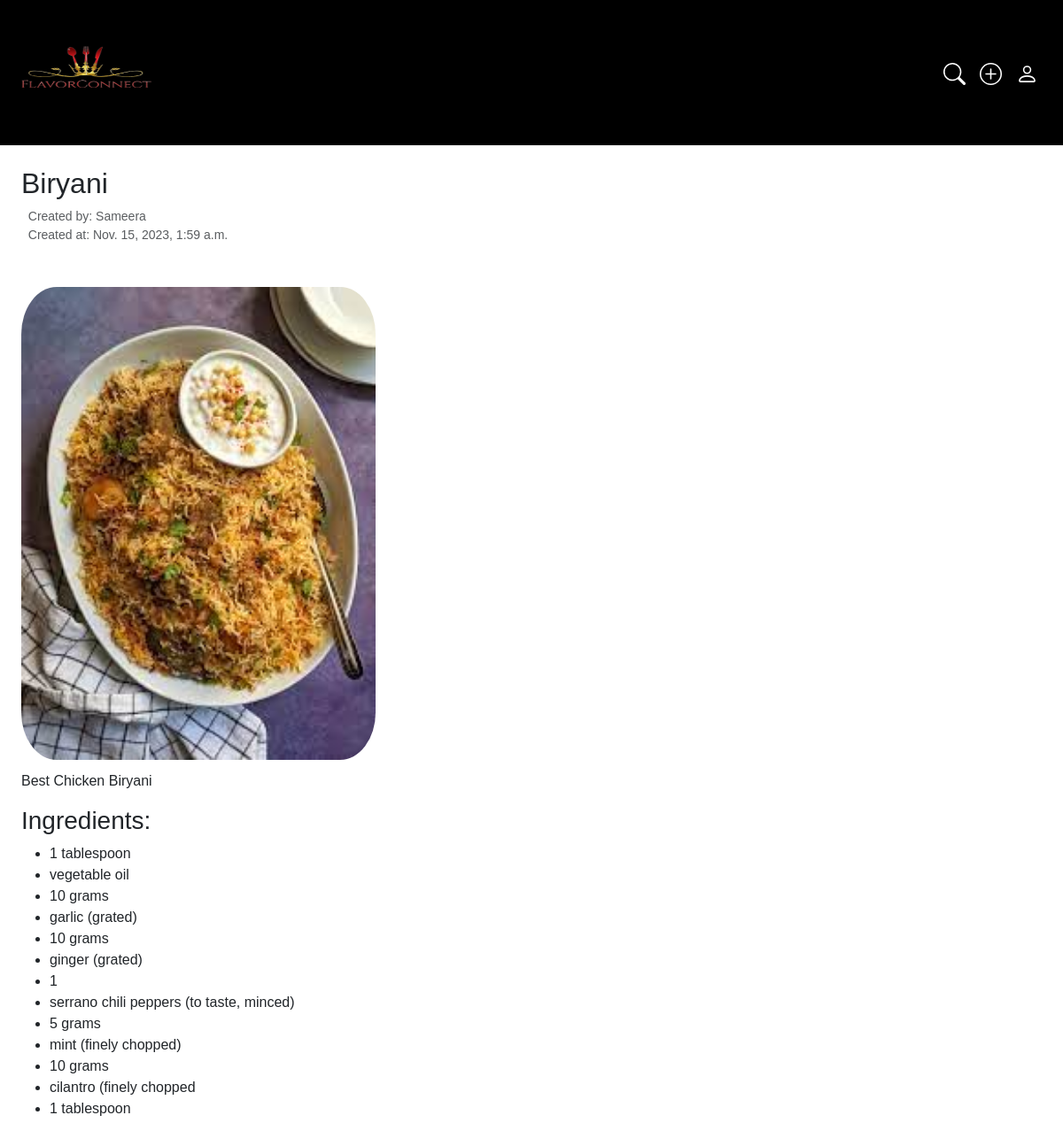
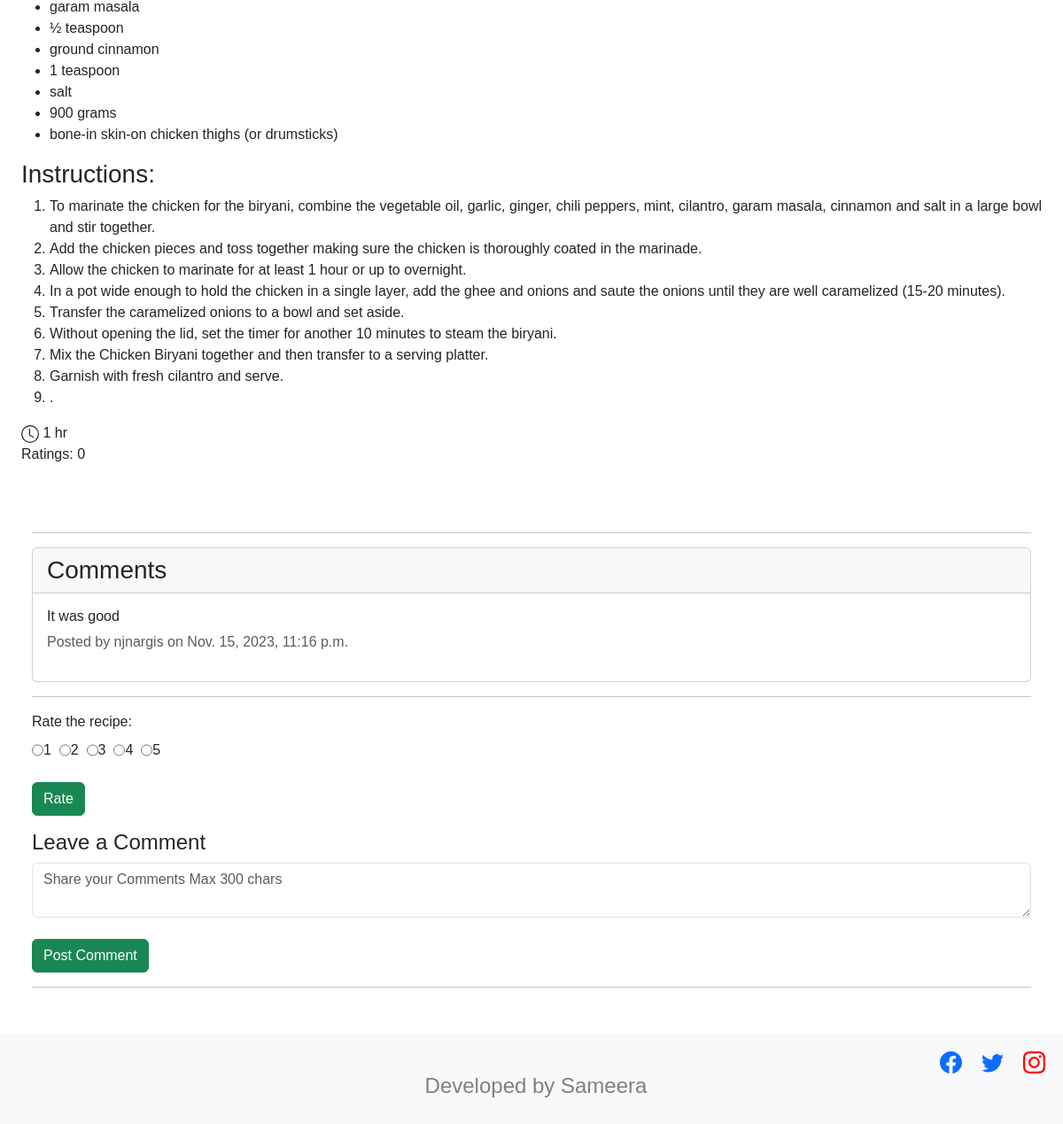
The page /recipe_detail/1/ on the database its author committed (2 pictures, top to bottom).
### myrecpies/models.py (models this page shows)
class Recipe(models.Model):
    user = models.ForeignKey(User,on_delete=models.CASCADE)
    recipe_name = models.CharField(max_length=100)
    recipe_ingridents = models.CharField(max_length=100)
    recipe_description = models.TextField()
    instructions = models.TextField(default=None)
    cooking_time = models.TextField(default=None)
    created_at = models.DateTimeField(auto_now_add=True)
    recipe_image = models.ImageField(upload_to="recepie")
    def average_rating(self):
        total_ratings = Rating.objects.filter(recipe_name=self).count()
        if total_ratings > 0:
            total_score = Rating.objects.filter(recipe_name=self).aggregate(models.Sum('score'))['score__sum']
            average_score = total_score / total_ratings
            return round(average_score, 2)
        return 0

class Comment(models.Model):
    user = models.ForeignKey(User, on_delete=models.CASCADE)
    recipe_name = models.ForeignKey(Recipe, on_delete=models.CASCADE)
    content = models.TextField()
    created_at = models.DateTimeField(auto_now_add=True)

### myrecpies/views.py (the view, shortened to what this page needs)
# urls.py: path('recipe_detail/<id>/',recipe_detail,name = 'recipe_detail'),
def recipe_detail(request,id):
    queryset = Recipe.objects.get(id=id)
    ingredients = queryset.recipe_ingridents.split('\n')
    instructions = queryset.instructions.split('.')
    comments = Comment.objects.filter(recipe_name=queryset).order_by('-created_at')
    average_rating = Rating.objects.filter(recipe_name=queryset).aggregate(Avg('score'))['score__avg']
    context = {'recipes': queryset,
               'ingredients':ingredients,
               'instructions':instructions,
               'average_rating':average_rating,
               'comments': comments}
    return render(request,"recipedetail.html",context)

### myrecpies/templates/recipedetail.html (shortened to what this page needs)
{% extends "base.html" %}
{% block start %}
    <div style="padding: 2%;">
    <h2 >{{recipes.recipe_name}}</h2>
    <div id="passwordHelpBlock" class="form-text">
      &nbsp;&nbsp;Created by: {{recipes.user.first_name}}<br>
      &nbsp;&nbsp;Created at: {{recipes.created_at}}
    </div>
  </div>
    <div style="padding: 2%; text-align: justify;">
    <img src="/media/{{recipes.recipe_image}}" class="card-text" alt="Image" width="400px" height="400px" style=" border-radius: 10%;max-width: 100%;height: auto;">
    <p style="padding-top : 1%;text-align: justify;">
      {{recipes.recipe_description}}
    </p>
    <p>
      <h3 >Ingredients:</h3>
      <ul>
        {% for ingredient in ingredients %}
          <li>{{ ingredient }}</li>
        {% endfor %}
      </ul>
    </p>
    <p >
      <h3>Instructions:</h3>
      <ol>
        {% for instruction in instructions %}
          <li>{{ instruction }}.</li>
        {% endfor %}
      </ol>
    </p>
    <svg xmlns="http://www.w3.org/2000/svg" width="20" height="20" fill="currentColor" class="bi bi-clock" viewBox="0 0 16 16">
      <path d="M8 3.5a.5.5 0 0 0-1 0V9a.5.5 0 0 0 .252.434l3.5 2a.5.5 0 0 0 .496-.868L8 8.71V3.5z"/>
      <path d="M8 16A8 8 0 1 0 8 0a8 8 0 0 0 0 16zm7-8A7 7 0 1 1 1 8a7 7 0 0 1 14 0z"/>
    </svg> {{recipes.cooking_time}}
    <br>
    Ratings: {{recipes.average_rating}}
  </div>
  <div style="padding: 3%;">
    <hr>
  <div class="card">
    <h3 class="card-header">Comments</h3>
    {% for comment in comments %}
    <div class="card-body">
          <h6 class="card-title">{{ comment.content }}</h6>
          <div class="text-muted">
            Posted by {{ comment.user.username }} on {{ comment.created_at }}
          </div>
    </div>
    {% empty %}
        <p style="padding: 2%;">No comments yet.</p>
    {% endfor %}
  </div>
<hr>
        {% if request.user != recipes.user %}
        <div class="rating-form">
          <form method="POST" enctype="multipart/form-data">
            <div class="mb-3">
                <label for="rating" class="form-label">Rate the recipe:</label><br>
                <div style="display: flex;flex-direction: row;margin-right: 10px;">
                <input type="radio" id="rating1" name="score" value="1"  required>
                <label for="rating1">1</label>&nbsp;&nbsp;
                <input type="radio" id="rating2" name="score" value="2"  required>
                <label for="rating2">2</label>&nbsp;&nbsp;
                <input type="radio" id="rating3" name="score" value="3"  required>
                <label for="rating3">3</label>&nbsp;&nbsp;
                <input type="radio" id="rating4" name="score" value="4"  required>
                <label for="rating4">4</label>&nbsp;&nbsp;
                <input type="radio" id="rating5" name="score" value="5"  required>
                <label for="rating5">5</label>&nbsp;&nbsp;
                </div>
                <br>
                <div class="mb-3">
                  <button type="submit" class="btn btn-success">Rate</button>
                  </div>
            </div>
          </form>
        </div>
        {% endif %}
        <div class="comment-form">
          <h4>Leave a Comment</h4>
          <form method="POST" anctype="multipart/form-data">
            <textarea class="form-control" name = "content" placeholder="Share your Comments Max 300 chars" maxlength="300" minlength="2"></textarea>
            <br>
            <div class="mb-3 col-6 ">
              <button type="submit" class="btn btn-success">Post Comment</button>
              </div>
          </form>
          <hr>
      </div>
    </div>
{% endblock %}

### myrecpies/templates/base.html (shortened to what this page needs)
<!DOCTYPE html>
<html lang="en">
<head>
     <link href="https://cdn.jsdelivr.net/npm/bootstrap@5.0.2/dist/css/bootstrap.min.css" rel="stylesheet"
>
     <link rel="stylesheet" href="https://cdnjs.cloudflare.com/ajax/libs/twitter-bootstrap/5.5.0/css/bootstrap.min.css">
</head>
<body style = "font-family:Arial, Helvetica, sans-serif;">
  <nav class="navbar navbar-expand-lg  navbar-dark bg-black py-4" style="background-color: #221e1e";>
    <div class="container-fluid justify-content-between">
        <div class="d-flex">
          <a class="navbar-brand me-2 mb-1 d-flex align-items-center" href="/ ">
            <img
              src="/media/image/SamLogo.png"
              height="100"
              width="150"
              alt="MDB Logo"
              loading="lazy"
              style="margin-top: 2px;margin-left:10px;"
            />
          </a>
        </div>
      <ul class="navbar-nav d-flex flex-row">
      <li class="nav-item me-3 me-lg-0">
        <a class="navbar-brand" href="/search">
        <svg xmlns="http://www.w3.org/2000/svg" width="25" height="25" fill="white" class="bi bi-search" viewBox="0 0 16 16">
          <path d="M11.742 10.344a6.5 6.5 0 1 0-1.397 1.398h-.001c.03.04.062.078.098.115l3.85 3.85a1 1 0 0 0 1.415-1.414l-3.85-3.85a1.007 1.007 0 0 0-.115-.1zM12 6.5a5.5 5.5 0 1 1-11 0 5.5 5.5 0 0 1 11 0z"/>
        </svg>
      </a>
      </li>
        {% if user.is_authenticated %}
        <li class="nav-item me-3 me-lg-0">
        <a class=" navbar-brand" href="/addrecipe">
        <svg xmlns="http://www.w3.org/2000/svg" width="25" height="25" fill="white" class="bi bi-plus-circle" viewBox="0 0 16 16">
          <path d="M8 15A7 7 0 1 1 8 1a7 7 0 0 1 0 14zm0 1A8 8 0 1 0 8 0a8 8 0 0 0 0 16z"/>
          <path d="M8 4a.5.5 0 0 1 .5.5v3h3a.5.5 0 0 1 0 1h-3v3a.5.5 0 0 1-1 0v-3h-3a.5.5 0 0 1 0-1h3v-3A.5.5 0 0 1 8 4z"/>
        </svg>
        </a>
      </li>
        {% else %}
        <li class="nav-item me-3 me-lg-0">
          <a class="navbar-brand" href="/login_page">
          </a>
        </li>
        {% endif %}
        {% if user.is_authenticated %}
        <li class="nav-item me-3 me-lg-0">
        <a class="nav-brand" href ="/profile/{{request.user.id}}">
          <svg xmlns="http://www.w3.org/2000/svg" width="25" height="25" fill="white" class="bi bi-person" viewBox="0 0 16 16">
            <path d="M8 8a3 3 0 1 0 0-6 3 3 0 0 0 0 6Zm2-3a2 2 0 1 1-4 0 2 2 0 0 1 4 0Zm4 8c0 1-1 1-1 1H3s-1 0-1-1 1-4 6-4 6 3 6 4Zm-1-.004c-.001-.246-.154-.986-.832-1.664C11.516 10.68 10.289 10 8 10c-2.29 0-3.516.68-4.168 1.332-.678.678-.83 1.418-.832 1.664h10Z"/>
          </svg>
          </a>
        </li>
        {% else %}
        <li class="nav-item me-3 me-lg-0">
        <a class="navbar-brand" href ="/login_page">
        </a>
      </li>
        {% endif %}
      </ul>
    </div>
  </nav>
    {% block start %}
    {% endblock %}
</body>
    <footer class="text-center text-lg-start bg-light text-muted" style="background-color:#b3b3b3; padding: 20px; text-align: justify;width: 100%;">
      <div style="  margin-left: 10px; color: #333; text-decoration: none; text-align: right;">
        <a href="https://www.facebook.com/"></a>&nbsp;&nbsp;&nbsp;&nbsp;
        <a href="https://www.twitter.com/"></a>&nbsp;&nbsp;&nbsp;&nbsp;
        <a href="https://www.instagram.com/" ></a>
          <h4 style="text-align: center;color: grey;">Developed by Sameera</h4>
      </div>
  </footer>
</html>

### rows shown on the page
Recipe: recipe_name "Biryani", user.first_name "Sameera", created_at "Nov. 15, 2023, 1:59 a.m.", recipe_image (picture), recipe_description "Best Chicken Biryani", cooking_time "1 hr", average_rating "0"
Comment: content "It was good", user.username "njnargis", created_at "Nov. 15, 2023, 11:16 p.m."

### other values the page prints
{{ ingredient }} "1 tablespoon" "vegetable oil" "10 grams" "garlic (grated)" "10 grams" "ginger (grated)" "1" "serrano chili peppers (to taste, minced)" "5 grams" "mint (finely chopped)" "10 grams" "cilantro (finely chopped" "1 tablespoon" "garam masala" "½ teaspoon" "ground cinnamon" "1 teaspoon" "salt" "900 grams" "bone-in skin-on chicken thighs (or drumsticks)"
{{ instruction }} "To marinate the chicken for the biryani, combine the vegetable oil, garlic, ginger, chili peppers, mint, cilantro, garam masala, cinnamon and salt in a large bowl and stir together" "Add the chicken pieces and toss together making sure the chicken is thoroughly coated in the marinade" "Allow the chicken to marinate for at least 1 hour or up to overnight" "In a pot wide enough to hold the chicken in a single layer, add the ghee and onions and saute the onions until they are well caramelized (15-20 minutes)" "Transfer the caramelized onions to a bowl and set aside" "Without opening the lid, set the timer for another 10 minutes to steam the biryani" "Mix the Chicken Biryani together and then transfer to a serving platter" "Garnish with fresh cilantro and serve"
